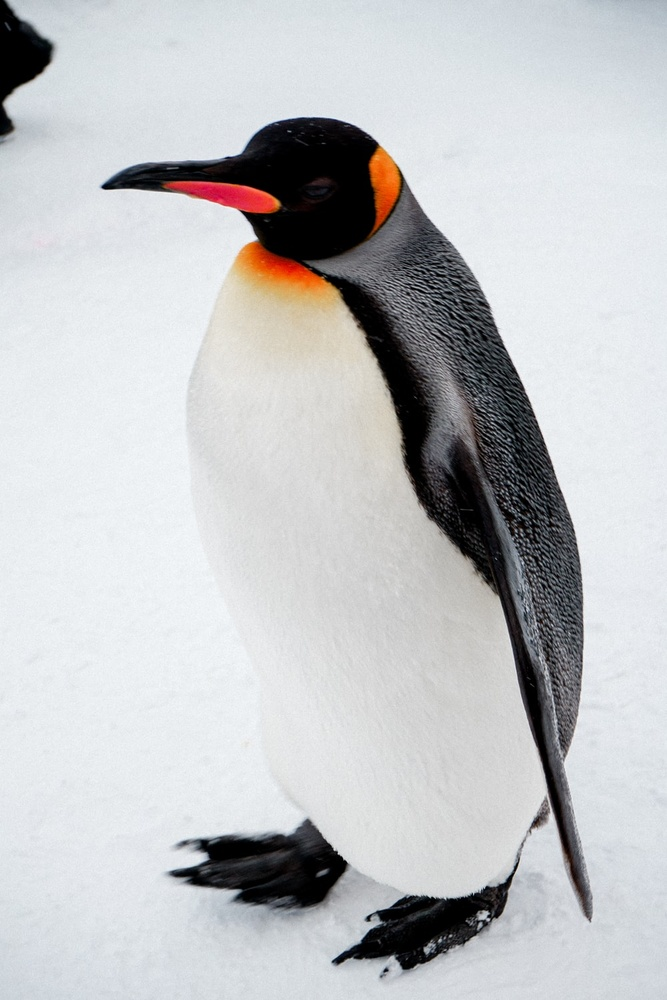
#> input picture open_cv/penguin.jpeg, 667 x 1000 px, shrunk from 1000 x 1500 before the run
$ python blur.py
#> lines starting #> are read from the running program, lines starting #| are printed output that depends on the picture
import cv2
import matplotlib.pyplot as plt

img=cv2.imread('penguin.jpeg')
#> img is the input picture: shape (1000, 667, 3); mean B, G, R 197.4, 195.5, 194.1
img = cv2.cvtColor(img,cv2.COLOR_BGR2RGB)

blur1=cv2.GaussianBlur(img,(5,5),0) # values should be >1 and odd
blur2=cv2.GaussianBlur(img,(9,9),0)
blur3=cv2.GaussianBlur(img,(13,13),0)
blur4=cv2.GaussianBlur(img,(101,101),0)
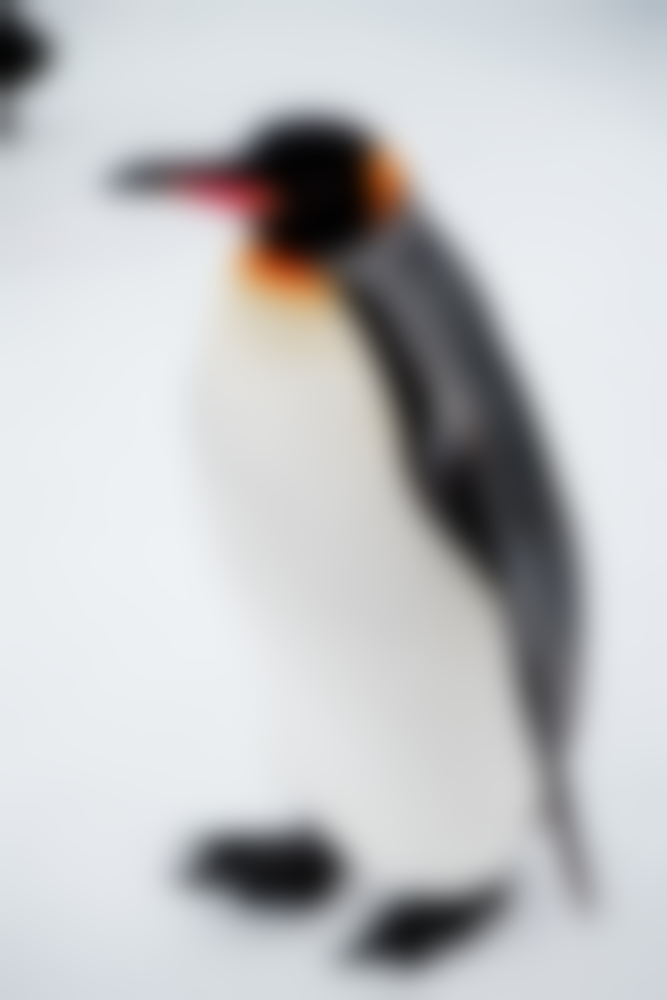
#> blur4: shape (1000, 667, 3); mean R, G, B 194.1, 195.5, 197.4

titles = ['Original','Blur level 1','Blur level 2','Blur level 3','Blur level 4']
images = [img,blur1,blur2,blur3,blur4]

for i in range(5):
    plt.subplot(2,3,i+1),plt.imshow(images[i])
    plt.title(titles[i])
    plt.xticks([]),plt.yticks([])

plt.show()
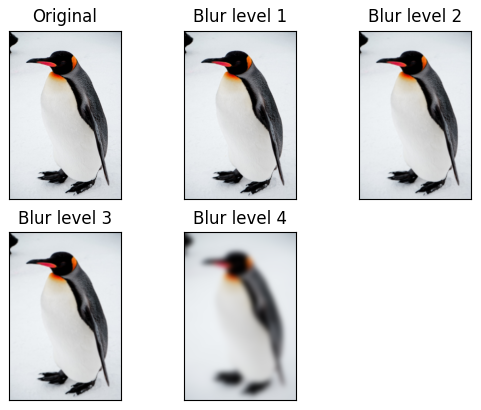
#> figure drawn by matplotlib, 5 panels
